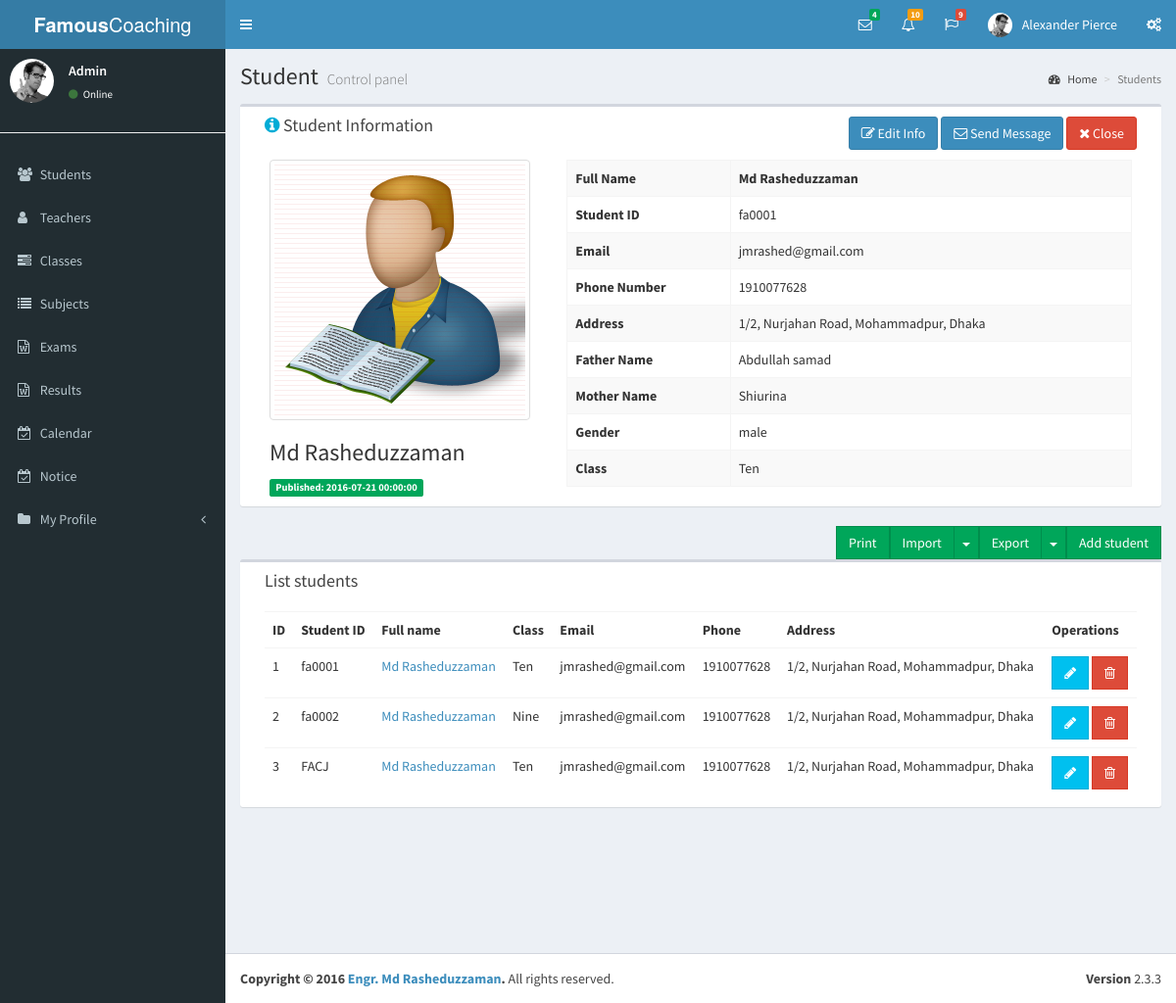
/students.php?id=1&viewstudent=yes, run on the app's committed database.
### tables this page shows
CREATE TABLE `student` (
  `id` int(11) NOT NULL,
  `studentid` varchar(30) NOT NULL,
  `fullname` varchar(50) NOT NULL,
  `email` varchar(50) NOT NULL,
  `password` varchar(200) NOT NULL,
  `phone` varchar(20) NOT NULL,
  `gender` varchar(50) NOT NULL,
  `father` varchar(50) NOT NULL,
  `mother` varchar(50) NOT NULL,
  `parentphone` varchar(50) NOT NULL,
  `address` text NOT NULL,
  `classid` int(11) NOT NULL,
  `joindate` date NOT NULL,
  `datetime` datetime NOT NULL
);

CREATE TABLE `class` (
  `id` int(11) NOT NULL,
  `classname` varchar(50) NOT NULL
);

### students.php (the view, shortened to what this page needs)
<?php
$address = "Jhenaidah.";
$gender = "";
$father = "Mr. ";
$mother = "Mrs. ";
include("header.php");
include("leftsidebar.php");
?>
<div class="content-wrapper">
    <section class="content-header">
        <h1>
            Student
            <small>Control panel</small>
        </h1>
        <ol class="breadcrumb">
            <li><a href="#"><i class="fa fa-dashboard" ></i> Home</a></li>
            <li class="active">Students</li>
        </ol>
    </section>
    <?php
    if (isset($_GET['viewstudent'])) {
        $id = $_GET['id'];
        $sql = "SELECT * FROM student where id=$id";
        $result = $conn->query($sql);
        if ($result->num_rows > 0) {
            while ($row = $result->fetch_assoc()) {
                $fullname = $row["fullname"];
                $studentid = $row["studentid"];
                $classid = $row["classid"];
                $class = get_className($classid);
                $email = $row["email"];
                $gender = $row["gender"];
                $phone = $row["phone"];
                $father = $row["father"];
                $mother = $row["mother"];
                $address = $row["address"];
                $datetime = $row['datetime'];
            }
        }
        ?>
        <section class="content">
            <div class="box col-xs-12">
                <div class="box-header">
                    <h3 class="box-title "><i class="fa fa-info-circle" aria-hidden="true" style="color:#00acd6;" ></i> Student Information</h3>
                    <span class="pull-right">
                        <a href="students.php?id=<?= $id; ?>&editstudent=yes" class="btn btn-primary" >
                            <i class="fa fa-edit" aria-hidden="true"></i> Edit Info</a>
                              <a href="sendmessage.php?studentId=<?= $id; ?>" class="btn btn-primary" >
                            <i class="fa fa-envelope-o" aria-hidden="true"></i> Send Message</a>
                            <a class="btn-danger btn" href="students.php"><i class="fa fa-times" aria-hidden="true"></i> Close </a></span>
                </div>
                <div class="col-md-4">
                    <img src="images/student_icon.jpg" class="img img-rounded img-responsive img-thumbnail" ><br>
                    <h3><?= $fullname; ?></h3>
                    <span class="label label-success"><b>Published: </b> <?= $datetime; ?></i></span>
                </div>
                <div class="col-md-8">
                    <table class="table table-responsive table-striped table-bordered">
                        <tr> <th> Full Name</th><td><b> <?= $fullname; ?> </b> </td></tr>
                        <tr> <th> Student ID</th><td> <?= $studentid; ?> </td></tr>
                        <tr> <th> Email</th><td> <?= $email; ?> </td></tr>
                        <tr> <th> Phone Number</th><td> <?= $phone; ?> </td></tr>
                        <tr> <th> Address</th><td> <?= $address; ?> </td></tr>
                        <tr> <th> Father Name </th><td> <?= $father; ?> </td></tr>
                        <tr> <th> Mother Name </th><td> <?= $mother; ?> </td></tr>
                        <tr> <th> Gender</th><td> <?= $gender; ?> </td></tr>
                        <tr> <th> Class </th><td> <?= $class; ?> </td></tr>
                    </table>
                </div>
            </div>
        </section>
        <?php
    }
        ?>
    <section class="content ng-scope">
        <a href=" students.php?addstudent=yes"  class="floatRTL btn btn-success btn-flat pull-right marginBottom15 no-print ">Add student</a>
        <div class="btn-group pull-right no-print">
            <button type="button" class="btn btn-success btn-flat ">Export</button>
            <button type="button" class="btn btn-success btn-flat dropdown-toggle" data-toggle="dropdown">
                <span class="caret"></span>
            </button>
        </div>
        <div class="btn-group pull-right no-print">
            <button type="button" class="btn btn-success btn-flat ">Import</button>
            <button type="button" class="btn btn-success btn-flat dropdown-toggle" data-toggle="dropdown">
                <span class="caret"></span>
            </button>
        </div>
        <a href="javascript:window.print()" class="floatRTL btn btn-success btn-flat pull-right marginBottom15 no-print ">Print</a>
        <div class="box col-xs-12">
            <div class="box-header">
                <h3 class="box-title ">List students</h3>
            </div>
            <div class="box-body table-responsive">
                <table class="table table-hover">
                    <tbody><tr>
                            <th class="">ID</th>
                            <th class="">Student ID</th>
                            <th class="">Full name</th>
                            <th class="">Class</th>
                            <th class="">Email</th>
                            <th class="">Phone</th>
                            <th class="">Address</th>
                            <th class="no-print ">Operations</th>
                        </tr>
                        <?php
                        $sql = "SELECT * FROM student";
                        $result = $conn->query($sql);
                        if ($result->num_rows > 0) {
                            while ($row = $result->fetch_assoc()) {
                                $id = $row["id"];
                                ?>
                                <tr total-items="totalItems" ng-repeat="student in students| itemsPerPage:20" class="ng-scope">
                                    <td class=""><?= $row["id"]; ?></td>
                                    <td class=""><?= $row["studentid"]; ?></td>
                                    <td>
                                        <a href="students.php?id=<?= $id; ?>&viewstudent=yes" class=""><?= $row["fullname"]; ?></a>
                                    </td>
                                    <td class=""><?php echo get_className($row["classid"]); ?></td>
                                    <td class=""><?= $row["email"]; ?></td>
                                    <td class=""><?= $row["phone"]; ?></td>
                                    <td class=""><?= $row["address"]; ?></td>
                                    <td class="no-print">
                                        <a  href="students.php?id=<?= $id; ?>&editstudent=yes"  class="btn btn-info btn-flat" title="" tooltip="" data-original-title="Edit"><i class="fa fa-pencil"></i></a>
                                        <a href="students.php?id=<?= $id; ?>&deletestudent=yes" type="button" class="btn btn-danger btn-flat" title="" tooltip="" data-original-title="Remove"><i class="fa fa-trash-o"></i></a>
                                    </td>
                                </tr>
                                <?php
                            }
                        } else {
                            echo ' <tr   class="ng-hide"><td class="noTableData " colspan="5">No Students</td></tr>';
                        }
                        ?>
                    </tbody></table>
            </div>
        </div>
    </section>
</div>
<?php
include("footer.php");
?>

### data on the page
student: fullname "Md Rasheduzzaman", datetime "2016-07-21 00:00:00", studentid "fa0001", email "jmrashed@gmail.com", phone "1910077628", address "1/2, Nurjahan Road, Mohammadpur, Dhaka", father "Abdullah samad", mother "Shiurina", gender "male", classid.classname "Ten", id "1"
student: id "2", studentid "fa0002", fullname "Md Rasheduzzaman", classid.classname "Nine", email "jmrashed@gmail.com", phone "1910077628", address "1/2, Nurjahan Road, Mohammadpur, Dhaka"
student: id "3", studentid "FACJ", fullname "Md Rasheduzzaman", classid.classname "Ten", email "jmrashed@gmail.com", phone "1910077628", address "1/2, Nurjahan Road, Mohammadpur, Dhaka"

### other printed values
$loginID "Admin"
